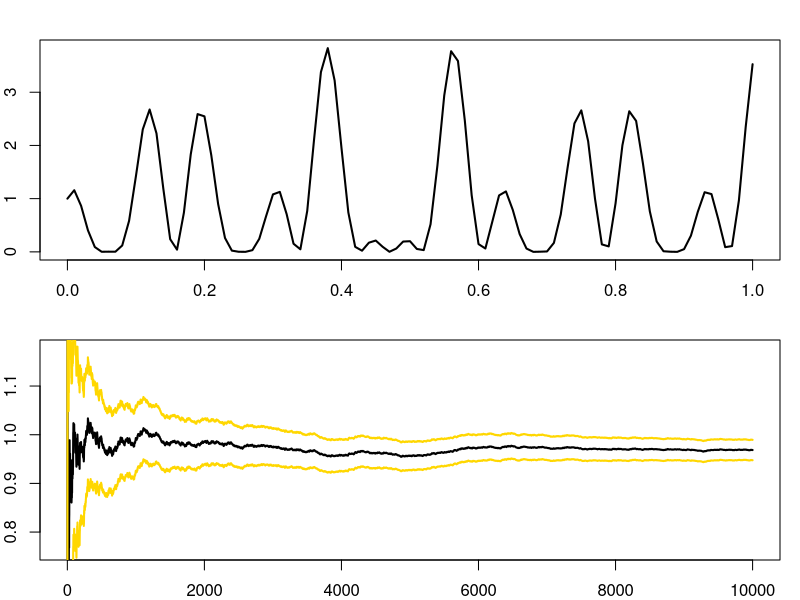

Recreate this plot in R. (Note: this script raises an error after producing the figure.)
## ---- chunk 1
knitr::opts_chunk$set(echo = TRUE)
## ---- chunk 2
cac <- rcauchy(n = 10, location = 350)
str(cac)   # num [1:10] 349 350 362

lik <- function(theta) {
  u = dcauchy(cac[1] - theta)
  for (i in 2:10) {
    u = u * dcauchy(cac[i] - theta)
  }
  u
}


integrate(lik, -Inf, Inf)
integrate(lik, 200, 400)

## ---- chunk 3
h=function(x){(cos(50*x)+sin(20*x))^2}

par(mar=c(2,2,2,1),mfrow=c(2,1))
curve(h,xlab="Function",ylab="",lwd=2)

integrate(h,0,1)   # numerical method



# compare with simulation method
x <- h(runif(10^4))                       # h(Ui)
estint <- cumsum(x) / (1:10^4)            # cumulative sum, cumulative average
esterr <- sqrt(cumsum((x - estint)^2)) / (1:10^4)


plot(estint, xlab = "Mean and error range", type = "l",lwd = 2, 
     ylim = mean(x) + 20 * c(-esterr[10^4], esterr[10^4]), ylab="")
lines(estint + 2 * esterr, col = "gold", lwd = 2)
lines(estint - 2 * esterr, col = "gold", lwd = 2)
## ---- chunk 4
bound=qnorm(c(.5,.75,.8,.9,.95,.99,.999,.9999))
str(bound)
## ---- chunk 5
#qnorm() # provide prob return quantile z values
#bound=qnorm(c(.5,.75,.8,.9,.95,.99,.999,.9999))
#str(bound)

x <- rnorm(10^8)    # sample from N(0, 1)
z <- qnorm(p = c(.5, .75, .8, .9, .95, .99, .999, .9999)) # provide prob return quantile z

res <- matrix(0, nrow = 7, ncol = 8)
for (i in 2:8) {
  for (j in 1:8) {
    res[i-1, j] <- mean(x[1:10^i] <= z[j])
  }
}

matrix(as.numeric(format(res, digits = 4)), ncol = 8)


#matrix(as.numeric(format(res,digi=4)),ncol=8)
